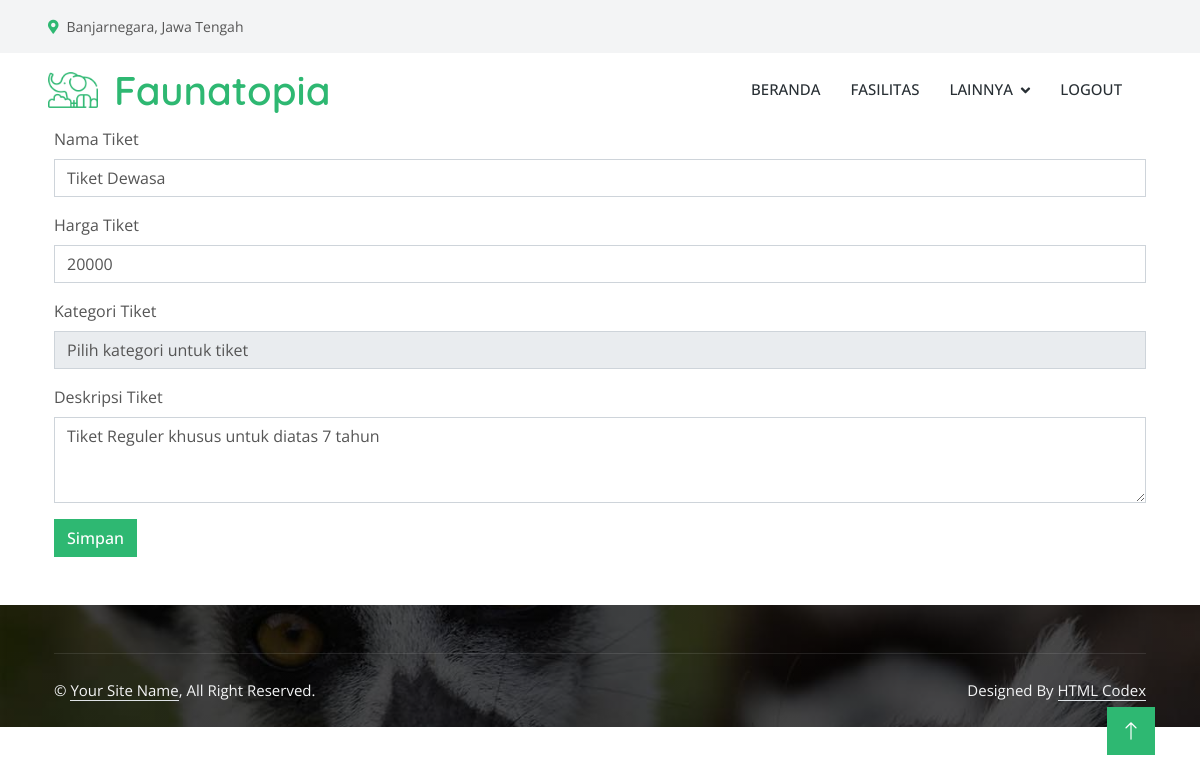
/admin/edit_data_tiket.php?id_harga=1, run on the app's committed database.
### tables this page shows
CREATE TABLE IF NOT EXISTS `harga_tiket` (
  `id_harga` int NOT NULL AUTO_INCREMENT,
  `nama_tiket` varchar(255) NOT NULL,
  `harga` varchar(50) NOT NULL DEFAULT '',
  `kategori` varchar(50) NOT NULL,
  `deskripsi` text NOT NULL,
  PRIMARY KEY (`id_harga`)
);

### admin/edit_data_tiket.php (the view, shortened to what this page needs)
<?php
include "../koneksi/function.php";
if (isset($_GET['id_harga']) && is_numeric($_GET['id_harga'])) {
    $id_harga = $_GET['id_harga'];
    $result = mysqli_query($conn, "SELECT * FROM harga_tiket WHERE id_harga='$id_harga'");
    if ($result && mysqli_num_rows($result) > 0) {
        $row = mysqli_fetch_assoc($result);
    } else {
        echo "<script>alert('Data tidak ditemukan!'); window.location.href = 'tiket.php';</script>";
        exit;
    }
} else {
    echo "<script>alert('ID Tiket tidak valid!'); window.location.href = 'tiket.php';</script>";
    exit;
}
?>
<!DOCTYPE html>
<html lang="en">
<head>
    <link href="https://cdnjs.cloudflare.com/ajax/libs/font-awesome/5.10.0/css/all.min.css" rel="stylesheet">
    <link href="https://cdn.jsdelivr.net/npm/bootstrap-icons@1.4.1/font/bootstrap-icons.css" rel="stylesheet">
    <link href="../lib/animate/animate.min.css" rel="stylesheet">
    <link href="../lib/lightbox/css/lightbox.min.css" rel="stylesheet">
    <link href="../lib/owlcarousel/assets/owl.carousel.min.css" rel="stylesheet">
    <link href="../css/bootstrap.min.css" rel="stylesheet">
    <link href="../css/style.css" rel="stylesheet">
    <link href="https://cdn.jsdelivr.net/npm/bootstrap@5.3.3/dist/css/bootstrap.min.css" rel="stylesheet">
</head>
<body>
    <?php include 'navbar.php'; ?>
    <div class= "container">
        <form action="" method="post">
            <div class="mb-3">
                <label for="nama_tiket" class="form-label">Nama Tiket</label>
                <input type="text" class="form-control" id="nama_tiket" name="nama_tiket" value="<?php echo htmlspecialchars($row['nama_tiket']); ?>" required>
            </div>
            <div class="mb-3">
                <label for="harga" class="form-label">Harga Tiket</label>
                <input type="number" class="form-control" id="harga" name="harga" value="<?php echo htmlspecialchars($row['harga']); ?>" required>
            </div>
            <div class="mb-3">
                <label for="kategori" class="form-label">Kategori Tiket</label>
                <select class="form-control" name="kategori" aria-label="Default select example" required>
                    <option selected>Pilih kategori untuk tiket</option>
                </select>
            </div>
            <div class="mb-3">
                <label for="deskripsi" class="form-label">Deskripsi Tiket</label>
                <textarea class="form-control" id="deskripsi" name="deskripsi" rows="3" required><?php echo htmlspecialchars($row['deskripsi']); ?></textarea>
            </div>
            <button type="submit" class="btn btn-primary">Simpan</button>
        </form>
    </div>
    <?php include 'footer.php'; ?>
    <a href="#" class="btn btn-lg btn-primary btn-lg-square back-to-top"><i class="bi bi-arrow-up"></i></a>
</body>
</html>

### css/style.css (style rules this page uses)
:root { --primary: #2EB872; --light: #F3F4F5; --dark: #282F34; }
.back-to-top { position: fixed; display: none; right: 45px; bottom: 45px; z-index: 99; }
.btn { font-weight: 500; transition: .5s; }
.btn.btn-primary, .btn.btn-secondary { color: #FFFFFF; }
.btn-lg-square { width: 48px; height: 48px; }
.btn-square, .btn-sm-square, .btn-lg-square { padding: 0; display: flex; align-items: center; justify-content: center; font-weight: normal; }

### data on the page
harga_tiket: nama_tiket "Tiket Dewasa", harga "20000", deskripsi "Tiket Reguler khusus untuk diatas 7 tahun"
